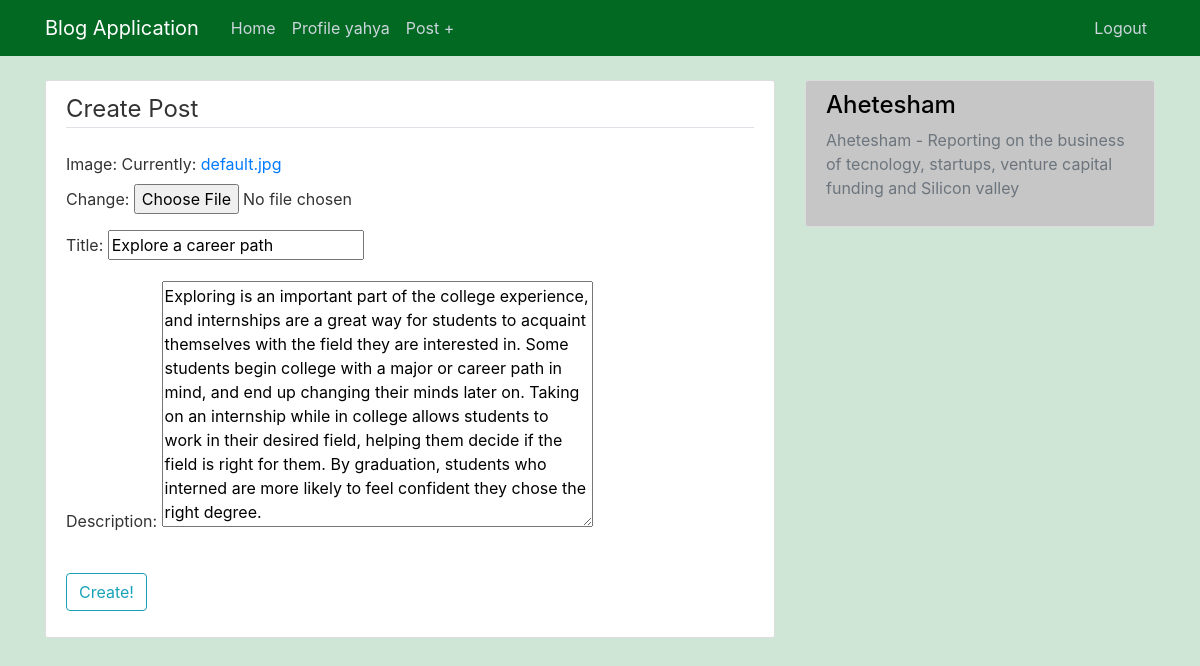
Page /post/2/update/ (signed in) on the committed database.
### blog/models.py (models this page shows, shortened)
class Post(models.Model):
    author = models.ForeignKey(User, on_delete=models.CASCADE)
    image = models.ImageField(default='pic.jpg', upload_to='post_pics')
    title = models.CharField(max_length=300)
    description = models.TextField()
    date_posted = models.DateTimeField(default=timezone.now)
    class Meta:
        ordering = ('-date_posted',)

### blog/views.py (the view, shortened to what this page needs)
# urls.py: path('post/<int:pk>/update/', PostUpdateView.as_view(), name='post-update'),
class PostUpdateView(LoginRequiredMixin, UserPassesTestMixin, UpdateView):
    model = Post
    template_name = 'blog/create.html'
    fields = ['image', 'title', 'description']
    def test_func(self):
        post = self.get_object()
        if self.request.user == post.author:
            return True
        else:
            return False

### blog/templates/blog/create.html (shortened to what this page needs)
{% extends "blog/base.html" %}
{% block content %}
  <div class="content-section">
    <form method="POST">
      <fieldset class="form-group">
        <legend class="border-bottom mb-4">Create Post</legend>
        {{form.as_p}}
      </fieldset>
      <div class="form-group">
        <button type="submit" class="btn btn-outline-info">Create!</button>
      </div>
    </form>
  </div>
{% endblock content %}

### blog/templates/blog/base.html (shortened to what this page needs)
<!DOCTYPE html>
{% load static %}
<html lang="en" dir="ltr">
  <head>
    <link rel="stylesheet" href="https://maxcdn.bootstrapcdn.com/bootstrap/4.0.0/css/bootstrap.min.css">
  </head>
  <body style="background:#cfe6d6;">
    <header class="site-header">
      <nav style="background:#026923;" class="navbar navbar-expand-md navbar-dark bg-steel fixed-top">
        <div class="container">
          <a class="navbar-brand mr-4" href="{% url 'blog-home' %}">Blog Application</a>
          <div class="collapse navbar-collapse" id="navbarToggle">
            <div class="navbar-nav mr-auto">
              <a class="nav-item nav-link" href="{% url 'blog-home' %}">Home</a>
              {% if user.is_authenticated %}
                <a class="nav-item nav-link" href="{% url 'perfil' %}">Profile {{user.username}}</a>
                <a class="nav-item nav-link" href="{% url 'post-create' %}">Post +</a>
              {% else %}
                <a class="nav-item nav-link" href="{% url 'blog-about'%}">About</a>
              {% endif %}
            </div>
            <div class="navbar-nav">
              {% if user.is_authenticated %}
                <a class="nav-item nav-link" href="{% url 'logout' %}">Logout</a>
              {% else %}
                <a class="nav-item nav-link" href="{% url 'login' %}">Login</a>
                <a class="nav-item nav-link" href="{% url 'register' %}">Register</a>
              {% endif %}
            </div>
          </div>
        </div>
      </nav>
    </header>
    <main role="main" class="container">
      <div class="row">
        <div class="col-md-8">
          {% block content %}{% endblock %}
        </div>
        <div class="col-md-4">
          <div style="background:#C6C6C6;" class="content-section">
            <h4 style="color:black;">Ahetesham</h4>
            <p class='text-muted'>Ahetesham - Reporting on the business of tecnology, startups, venture capital funding and Silicon valley
            </p>
          </div>
        </div>
      </div>
    </main>
  </body>
</html>

### blog/templates/blog/base.html (style rules this page uses)
body { background: black; color: #333333; margin-top: 5rem; }
h1, h2, h3, h4, h5, h6 { color: #444444; }
.navbar { background-color: #484848; }
.navbar .navbar-nav .nav-link { color: #fff; }
.bg-steel { background-color: #5f788a; }
.site-header .navbar-nav .nav-link { color: #cbd5db; }
.content-section { background: #ffffff; padding: 10px 20px; border: 1px solid #dddddd; border-radius: 3px; margin-bottom: 20px; }

### rows in the picture
Post: title "Explore a career path", description "Exploring is an important part of the college experience, and internships are a great way for students to acquaint themselves with the field they are interested in. Some students begin college with a major or career path in mind, and end up changing their minds later on. Taking on an internship while in college allows students to work in their desired field, helping them decide if the field is right for them. By graduation, students who interned are more likely to feel confident they chose the right degree."

### other values in the picture
{{ user.username }} "yahya"
